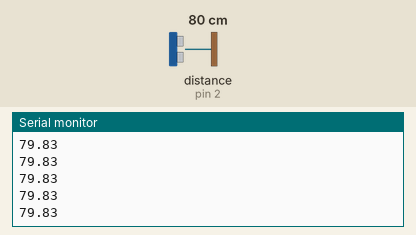
The sketch below on a simulated Arduino Uno, built with avr-gcc and run on an emulated ATmega328P. Shown: the last lines printed to the serial monitor. Wiring (inferred from the names in the program): ultrasonic range finder: trigger pin 3; echo pin 2. Inputs (shaded band) come from the test bench; at power-on: distance to the obstacle (sensor on pin 2) 80 cm. The echo pulse lasts 58.3 µs per cm.

Above: at 1.2 s.
1.3 s: distance to the obstacle (sensor on pin 2) set to 2 cm
At 1.35 s:
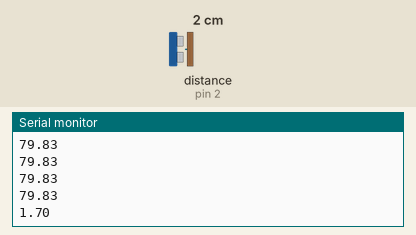
2.8 s: distance to the obstacle (sensor on pin 2) set to 4 cm
At 2.83 s:
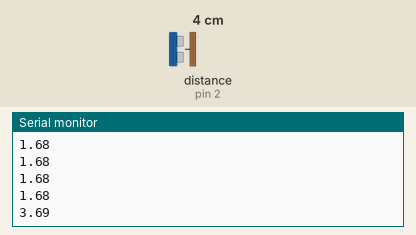
Timing chart, 0 to 5.8 s (numbered marks = the images above; inputs shaded):
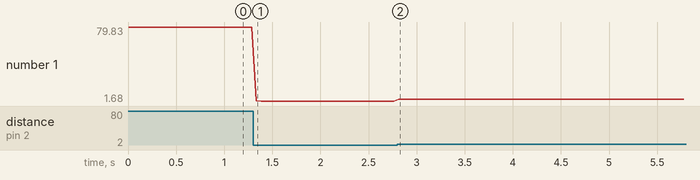

Measured:
- after the input at 1.3 s, the serial monitor: prints a new line at once (image 1)
- after the input at 2.8 s, the serial monitor: prints a new line at once (image 2)
- plotted number 1: 79.83 → 1.68 after the input at 1.3 s, 1.68 → 3.69 after the input at 2.8 s

The sketch:

TASK2sonar.ino
```cpp
#include <Servo.h>
const int HC_TRIG = 3;
const int HC_ECHO = 2;

float getDist() {
  // импульс 10 мкс
  digitalWrite(HC_TRIG, HIGH);
  delayMicroseconds(10);
  digitalWrite(HC_TRIG, LOW);

  // измеряем время ответного импульса
  float us = pulseIn(HC_ECHO, HIGH);

  // считаем расстояние и возвращаем
  return us /  58.2;
}

void setup() {
  Serial.begin(9600);
  pinMode(HC_TRIG, OUTPUT); // тригг - выход
  pinMode(HC_ECHO, INPUT); // ехо - вход
}

void loop() {
  float dist = getDist();
  Serial.println(dist);
  delay(50);
}
```
